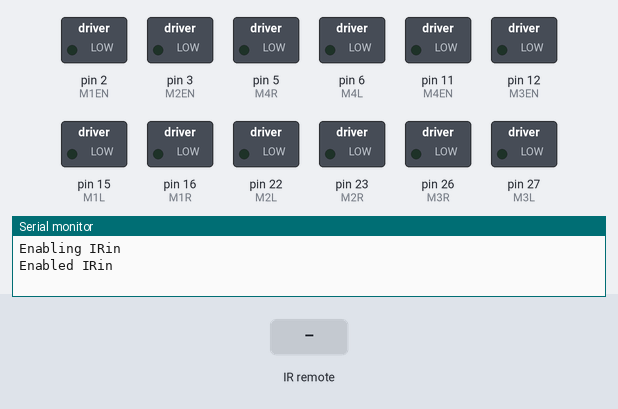
Simulated run of this sketch. Board: Arduino Mega 2560, built with avr-gcc and run on an emulated ATmega2560. Parts: switched loads named in the sketch (green lamp = pin HIGH), the last lines printed to the serial monitor. The test bench sets the inputs (shaded band).

Above: at 1.2 s.
1.3 s: infrared code 0xFFA25D received
At 1.53 s:
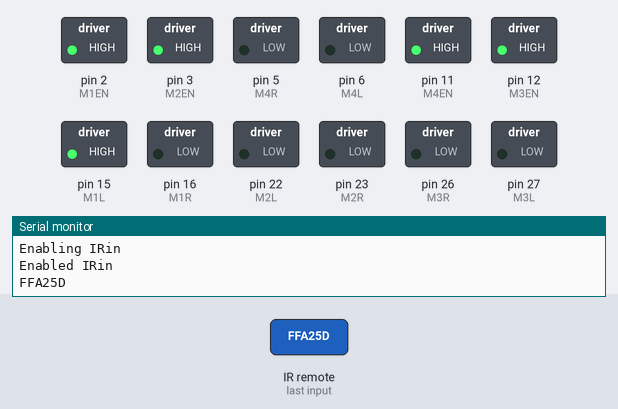
3.1 s: infrared code 0xFF629D received
At 3.33 s:
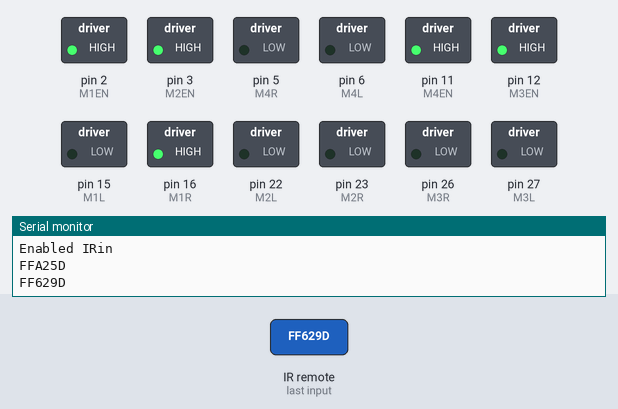
4.9 s: infrared code 0xFFE21D received
At 5.13 s:
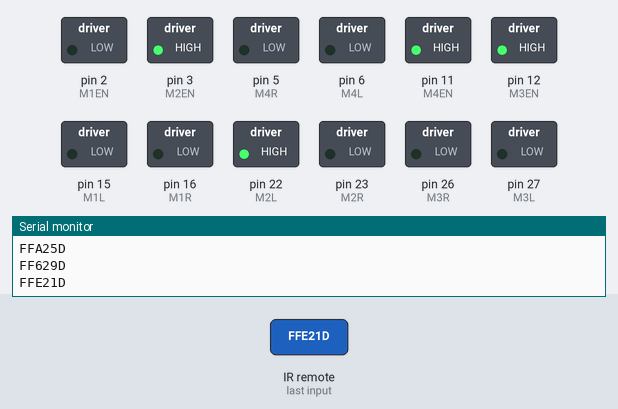
6.7 s: infrared code 0xFF22DD received
At 6.94 s:
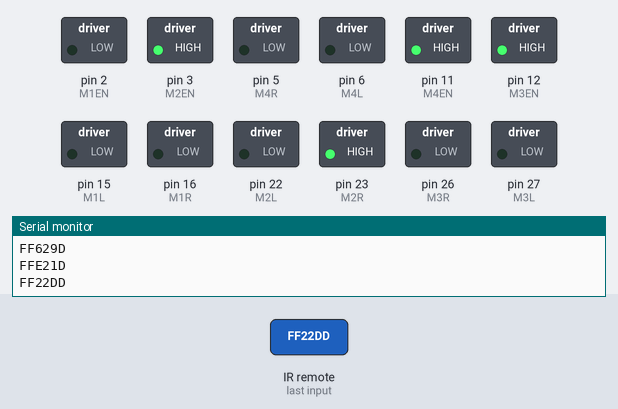
8.5 s: infrared code 0xFF02FD received
At 8.74 s:
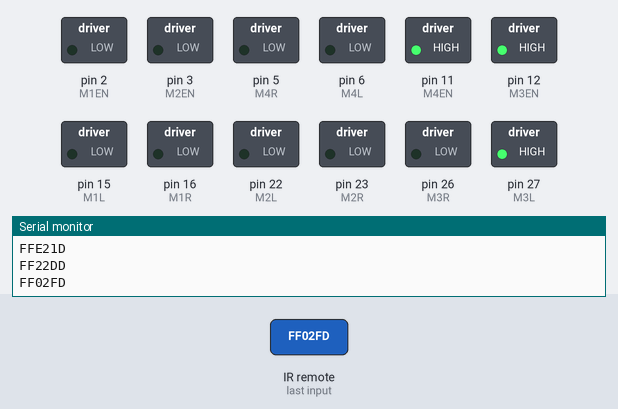
10.3 s: infrared code 0xFFC23D received
At 10.54 s:
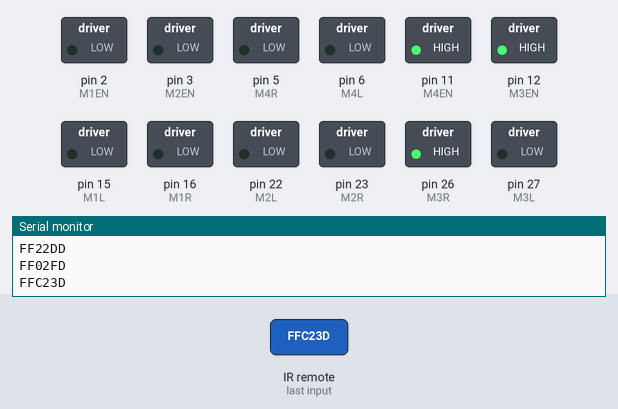
Timing chart, 0 to 13.1 s (numbered marks = the images above; inputs shaded):
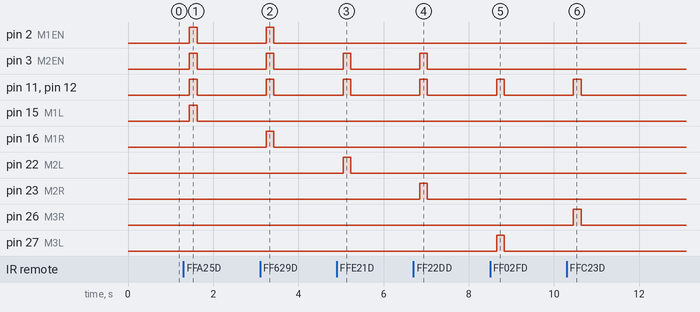

Measured:
- after the input at 1.3 s, pin 2 (M1EN), pin 3 (M2EN), pin 11 (M4EN), pin 12 (M3EN), pin 15 (M1L): LOW → HIGH after 0.14 s, → LOW 0.18 s later
- after the input at 3.1 s, pin 2 (M1EN), pin 3 (M2EN), pin 11 (M4EN), pin 12 (M3EN), pin 16 (M1R): LOW → HIGH after 0.15 s, → LOW 0.18 s later
- after the input at 4.9 s, pin 3 (M2EN), pin 11 (M4EN), pin 12 (M3EN), pin 22 (M2L): LOW → HIGH after 0.15 s, → LOW 0.18 s later
- after the input at 6.7 s, pin 3 (M2EN), pin 11 (M4EN), pin 12 (M3EN), pin 23 (M2R): LOW → HIGH after 0.15 s, → LOW 0.18 s later
- after the input at 8.5 s, pin 11 (M4EN), pin 12 (M3EN), pin 27 (M3L): LOW → HIGH after 0.15 s, → LOW 0.18 s later
- after the input at 10.3 s, pin 11 (M4EN), pin 12 (M3EN), pin 26 (M3R): LOW → HIGH after 0.15 s, → LOW 0.18 s later

The sketch:

Receiver.ino
```cpp
#include <IRremote.h>

/* motor control scope */
int M1L = 15;
int M1R = 16;
int M2L = 22;
int M2R = 23;
int M3L = 27;
int M3R = 26;
int M4L = 6;
int M4R = 5;
int M1EN = 2;
int M2EN = 3;
int M3EN = 12;
int M4EN = 11;

/* Motor Command Data */
uint8_t mCmdData = 0x0;

/* Motor Enable Data */
uint8_t mEnData[4];

uint8_t stateBtn;
uint8_t btnRepeat;
uint8_t foundBtn;

/* Infrared Receiver Scope */
int RECV_PIN = 21;
IRrecv irrecv(RECV_PIN);
decode_results results;
unsigned long key_value = 0;

void setup() {
  Serial.begin(9600);

  pinMode(M1L,OUTPUT);
  pinMode(M1R,OUTPUT);
  pinMode(M2L,OUTPUT);
  pinMode(M2R,OUTPUT);
  pinMode(M3L,OUTPUT);
  pinMode(M3R,OUTPUT);
  pinMode(M4L,OUTPUT);
  pinMode(M4R,OUTPUT);
  pinMode(M1EN,OUTPUT);
  pinMode(M2EN,OUTPUT);
  pinMode(M3EN,OUTPUT);
  pinMode(M4EN,OUTPUT);

  for(uint8_t i = 0; i<4; i++)
    mEnData[i] = 0;

  Serial.println("Enabling IRin");
  irrecv.enableIRIn();
  Serial.println("Enabled IRin");
}

void loop() {
  ResetMotor();

  // Receive Infrared remote code
  if (irrecv.decode(&results)) {
    Serial.println(results.value, HEX);
    translateIR();
    irrecv.resume(); // Receive the next value
  }

  if(foundBtn==1){
    if(stateBtn != 0 && stateBtn != 255)
      /* update mCmdData */
      mCmdData = mCmdData | stateBtn;

      /* update mEnData */ // Edit motor speed here
      if(stateBtn == 1 || stateBtn == 2)
        ResetEnable();
        mEnData[0] = 255;
      if(stateBtn == 4 || stateBtn == 8)
        ResetEnable();
        mEnData[1] = 255;
      if(stateBtn == 16 || stateBtn == 32)
        ResetEnable();
        mEnData[2] = 255;
      if(stateBtn == 64 || stateBtn == 128)
        ResetEnable();
        mEnData[3] = 255;
  } else {
    ResetMotor();
    ResetEnable();
  }

  //Serial.println(mCmdData, BIN);

  /* Send Command To Motor */
  digitalWrite(M1L, (mCmdData & (1 << 0)) >> 0);
  digitalWrite(M1R, (mCmdData & (1 << 1)) >> 1);
  digitalWrite(M2L, (mCmdData & (1 << 2)) >> 2);
  digitalWrite(M2R, (mCmdData & (1 << 3)) >> 3);
  digitalWrite(M3L, (mCmdData & (1 << 4)) >> 4);
  digitalWrite(M3R, (mCmdData & (1 << 5)) >> 5);
  digitalWrite(M4L, (mCmdData & (1 << 6)) >> 6);
  digitalWrite(M4R, (mCmdData & (1 << 7)) >> 7);

  /* Send Enable To Motor */
  analogWrite(M1EN, mEnData[0]);
  analogWrite(M2EN, mEnData[1]);
  analogWrite(M3EN, mEnData[2]);
  analogWrite(M4EN, mEnData[3]);

  foundBtn = 0;
  delay(180);
}

void translateIR(){
  uint8_t isRepeat = 0;
  uint8_t newBtn = 0;

//  switch(results.value) {
//    case 0xAB001CD: // Motor 1 Left
//      //mCmdData = mCmdData | 0x01;
//      //mEnData[0] = 255;
//      newBtn = 1;
//      break;
//    case 0xAB002CD: // Motor 1 Right
//      //mCmdData = mCmdData | 0x02;
//      //mEnData[0] = 255;
//      newBtn = 2;
//      break;
//    case 0xAB004CD: // Motor 2 Left
//      //mCmdData = mCmdData | 0x04;
//      //mEnData[1] = 255;
//      newBtn = 4;
//      break;
//    case 0xAB008CD: // Motor 2 Right
//      //mCmdData = mCmdData | 0x08;
//      //mEnData[1] = 255;
//      newBtn = 8;
//      break;
//    case 0xAB010CD: // Motor 3 Left
//      //mCmdData = mCmdData | 0x10;
//      //mEnData[2] = 255;
//      newBtn = 16;
//      break;
//    case 0xAB020CD: // Motor 3 Right
//      //mCmdData = mCmdData | 0x20;
//      //mEnData[2] = 255;
//      newBtn = 32;
//      break;
//    case 0xAB040CD: // Motor 4 Left
//      //mCmdData = mCmdData | 0x40;
//      //mEnData[3] = 255;
//      newBtn = 64;
//      break;
//    case 0xAB080CD: // Motor 4 Right
//      //mCmdData = mCmdData | 0x80;
//      //mEnData[3] = 255;
//      newBtn = 128;
//      break;
//    case 0xFFFFFFFF:
//      isRepeat = 1;
//      break;
//    default:
//      Serial.println("Unused Btn");
//      newBtn = 255;
//      break;
//  }

  switch(results.value) {
    case 0xFFA25D: // Motor 1 Left
      //mCmdData = mCmdData | 0x01;
      //mEnData[0] = 255;
      newBtn = 1;
      break;
    case 0xFF629D: // Motor 1 Right
      //mCmdData = mCmdData | 0x02;
      //mEnData[0] = 255;
      newBtn = 2;
      break;
    case 0xFFE21D: // Motor 2 Left
      //mCmdData = mCmdData | 0x04;
      //mEnData[1] = 255;
      newBtn = 4;
      break;
    case 0xFF22DD: // Motor 2 Right
      //mCmdData = mCmdData | 0x08;
      //mEnData[1] = 255;
      newBtn = 8;
      break;
    case 0xFF02FD: // Motor 3 Left
      //mCmdData = mCmdData | 0x10;
      //mEnData[2] = 255;
      newBtn = 16;
      break;
    case 0xFFC23D: // Motor 3 Right
      //mCmdData = mCmdData | 0x20;
      //mEnData[2] = 255;
      newBtn = 32;
      break;
    case 0xFFE01F: // Motor 4 Left
      //mCmdData = mCmdData | 0x40;
      //mEnData[3] = 255;
      newBtn = 64;
      break;
    case 0xFFA857: // Motor 4 Right
      //mCmdData = mCmdData | 0x80;
      //mEnData[3] = 255;
      newBtn = 128;
      break;
    case 0xFFFFFFFF:
      isRepeat = 1;
      break;
    default:
      Serial.println("Unused Btn");
      newBtn = 255;
      break;
  }

  if(newBtn != 0){
    stateBtn = newBtn;
    btnRepeat = stateBtn;
  } else {
    if(isRepeat)
      stateBtn = btnRepeat;
  }

  if(stateBtn != 0)
    foundBtn = 1;
}

void ResetMotor(){
  mCmdData = 0x0;
}

void ResetEnable(){
  for(uint8_t i = 0; i<4; i++)
    mEnData[i] = 0;
}
```
